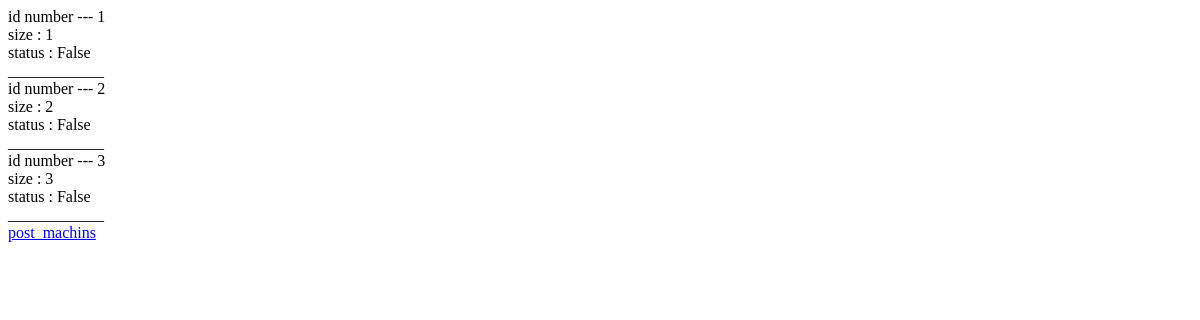
The app's page /post_machines/1/, older data.
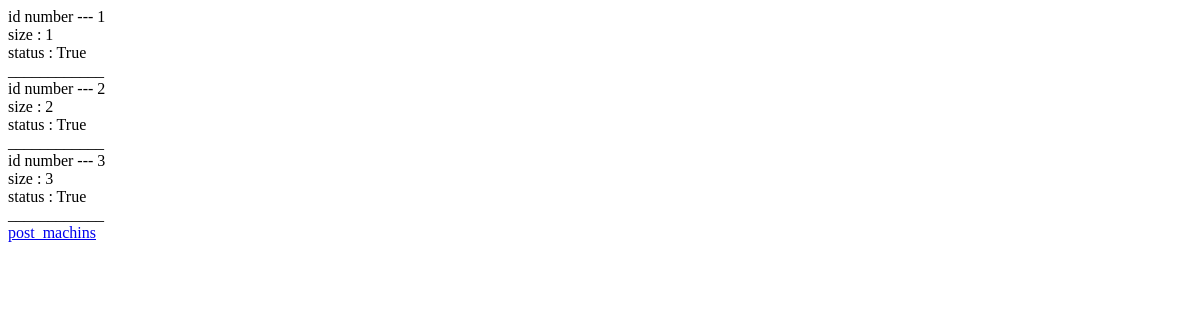
The same page, newer data.
### post_machin/models.py (models this page shows)
class Locker(models.Model):
    size = models.ImageField()
    post_machin = models.ForeignKey(PostMachin, on_delete=models.CASCADE)
    status = models.BooleanField(default=False)

### post_machin/views.py (the view)
# urls.py: path('<post_machin_id>/', post_machin.views.one_post_machin_view),
def one_post_machin_view(request, post_machin_id):
    one_post_machin = models.PostMachin.objects.get(id=post_machin_id)
    post_machin_lockes = models.Locker.objects.filter(post_machin =one_post_machin)
    return render(request, 'one_post_machin.html', context={'post_machin_lockes': post_machin_lockes})

### templates/one_post_machin.html (shortened to what this page needs)
<!DOCTYPE html>
<html lang="en">
<head>
</head>
<body>
{% for post_machin_lock in post_machin_lockes %}
    id number --- {{ post_machin_lock.pk }} <br>
    size : {{ post_machin_lock.size }} <br>
    status : {{ post_machin_lock.status }} <br>
    ____________
    <br>
{% endfor %}
<a href="/post_machines/">post_machins</a>
</body>
</html>

Row changes from the older to the newer data that the page shows:
changed Locker id 1: status "False" → "True"
changed Locker id 2: status "False" → "True"
changed Locker id 3: status "False" → "True"
